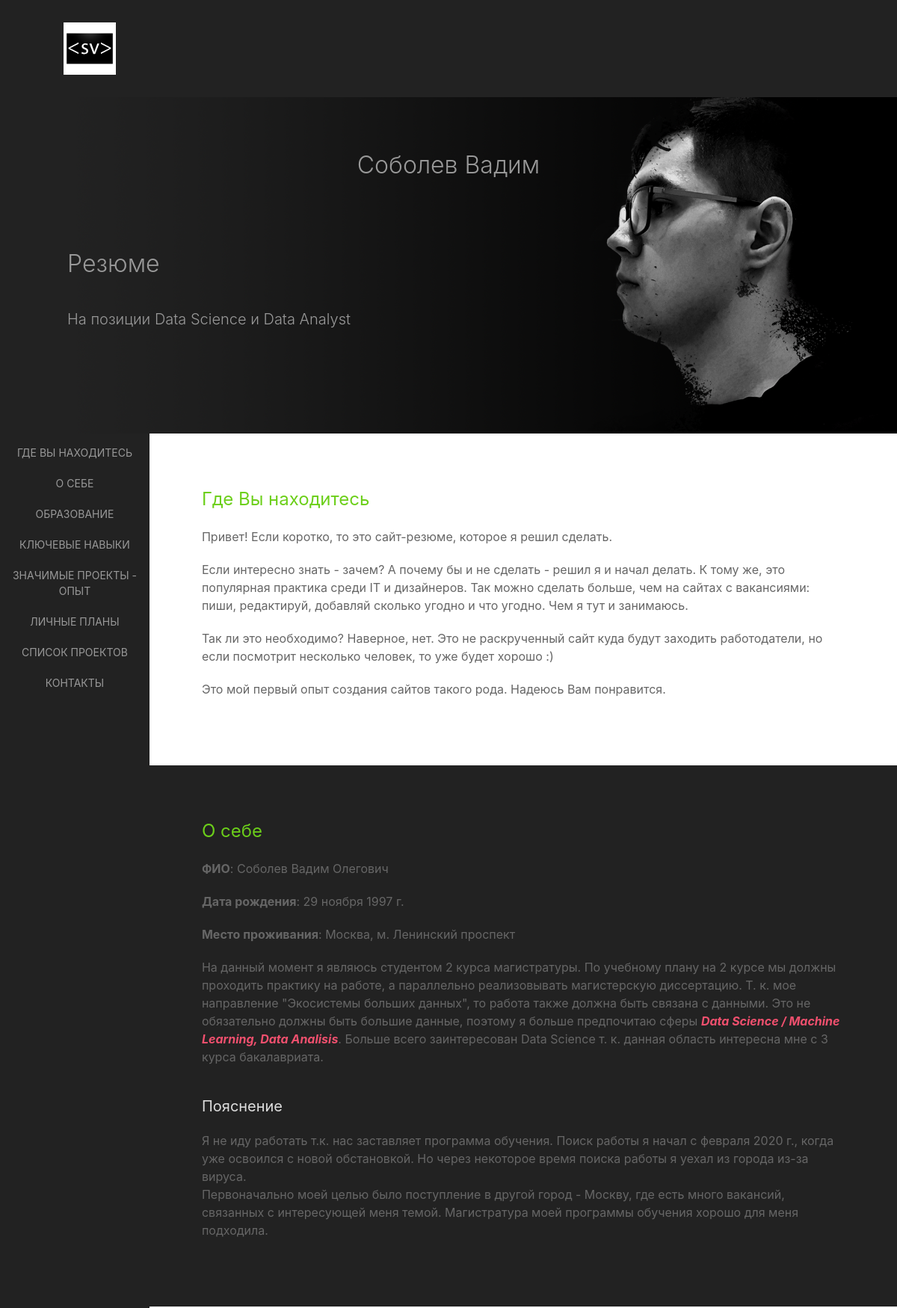
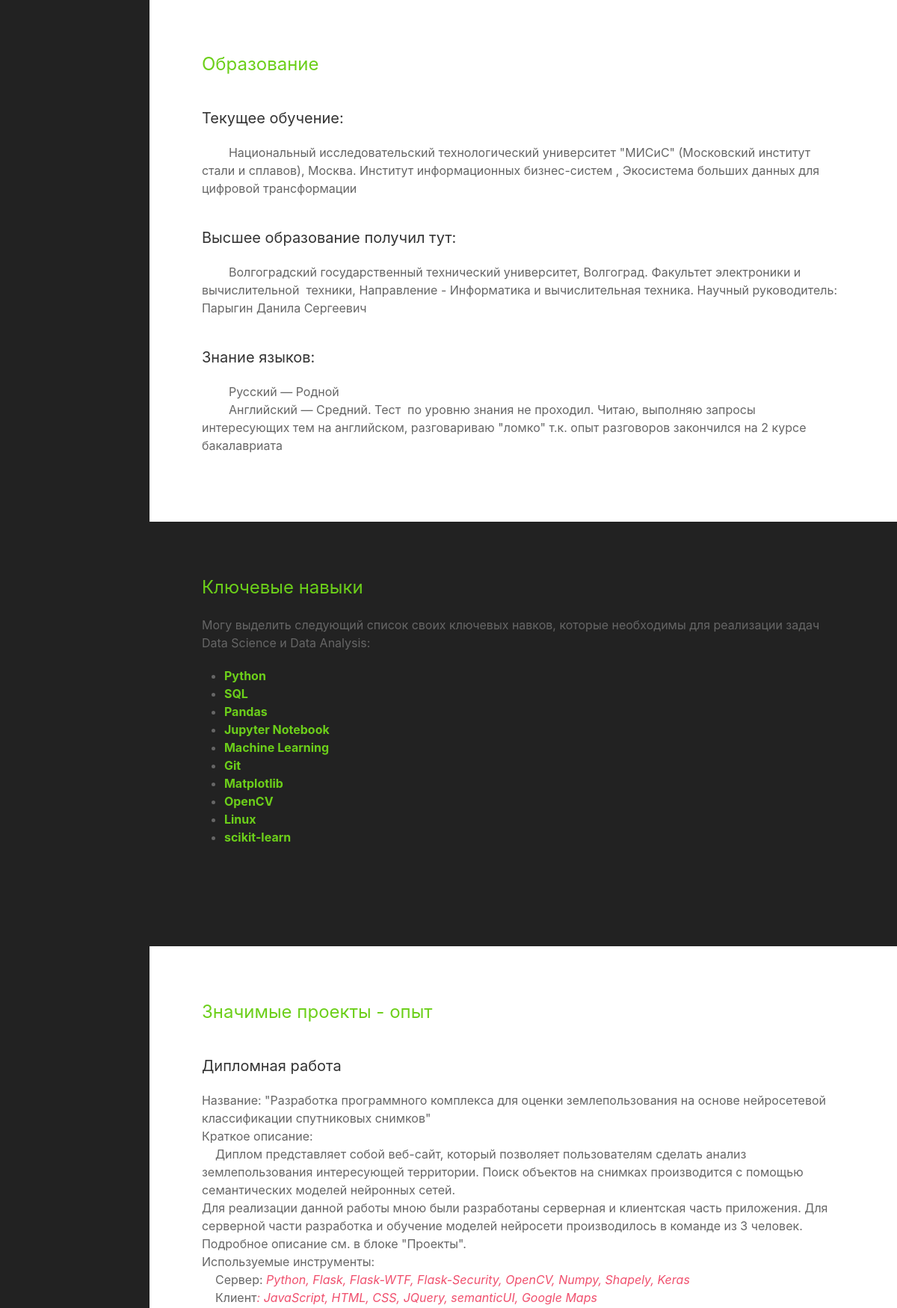
The page / (upper part) on the database its author committed (2 pictures, top to bottom).
### titles/models.py (models this page shows, shortened)
class Title(models.Model):
    name = models.CharField(max_length=200, null=False)
    content = RichTextUploadingField(null=False)

### mainapp/views.py (the view)
# urls.py: path('', views.index, name="index")
def index(request):
    projects = Project.objects.values("id", "name", "description", "url").all()
    titles = Title.objects.all()
    return render(request, "mainapp/index.html", context={"projects": projects, "titles": titles})

### templates/mainapp/index.html (shortened to what this page needs)
{% extends "mainapp/base.html" %}
{% load static %}
{% block photo %}
    <div class="">
        <div class="uk-background-cover uk-height-large"
             data-src="{% static 'img/bg.png' %}?fit=crop&w=650&h=433" data-sizes="min-height: 250px;" alt="" uk-img>
        <div class="uk-text-large uk-text-secondary uk-padding-large uk-padding-remove-bottom uk-text-center">
            <h2 class="uk-text-muted uk-text-light">Соболев Вадим</h2>
        </div>
        <div class="uk-width-1-2 uk-text-large uk-padding-large uk-margin-left uk-margin-auto-top uk-margin-auto-right">
            <h2 class="uk-text-muted uk-text-light" >
                Резюме
            </h2>
            <h4 class="uk-text-muted uk-text-light" >
                На позиции Data Science и Data Analyst
            </h4>
        </div>
    </div>
{% endblock %}
{% block content %}
    <div class="uk-flex">
    <div class="uk-width-1-6 uk-background-secondary">
        <div uk-sticky="bottom: #offset;
                        animation: uk-animation-slide-top; width-element: 150;
                        cls-active: uk-backgroound-primary">
            <div class="uk-padding-small uk-background-secondary">
                <ul class="uk-nav uk-nav-default uk-nav-center uk-background-secondary uk-text-muted uk-list-large">
                    {% if titles %}
                        {% for title in titles %}
                            <li>
                                <button class="uk-button uk-button-text uk-text-muted" onclick="scrollToId('title{{ title.id }}')">
                                    {{ title.name }}
                                </button>
                            </li>
                        {% endfor %}
                        <li>
                            <button class="uk-button uk-button-text uk-text-muted" onclick=scrollToId('projects')>
                                Список проектов
                            </button>
                        </li>
                        <li>
                            <button class="uk-button uk-button-text uk-text-muted" onclick=scrollToId('contacts')>
                                Контакты
                            </button>
                        </li>
                    {% endif %}
                </ul>
            </div>
        </div>
    </div>
        <div class="uk-width-5-6">
            {% if titles %}
                {% for title in titles %}
                    {% include "titles/title.html" with title=title %}
                {% endfor %}
            {% endif %}
        </div>
    </div>
{% endblock %}

### templates/mainapp/base.html (shortened to what this page needs)
{% load static %}
<head>
    <link rel="stylesheet" type="text/css" href="{% static 'css/uikit.css' %}">
</head>
<body class="uk-height-viewport">
    {% include 'mainapp/header.html' %}
    {% block photo %}
    {% endblock %}
    {% block content %}
    {% endblock %}
</body>

### templates/mainapp/header.html (shortened to what this page needs)
{% load static %}
<html lang="en">
<head>
</head>
<div class="uk-background-secondary">
    <div class="uk-container uk-container-expand-left">
        <ul class="uk-margin-remove" uk-navbar>
            <div class="uk-navbar-left">
                <a class="uk-link uk-navbar-item uk-logo" href="{% url 'mainapp:index' %}">
                </a>
            </div>
        </ul>
    </div>
</div>
</html>

### templates/titles/title.html
<div id="title{{ title.id }}" class="uk-padding-large {% if forloop.counter|divisibleby:"2" %} uk-background-secondary {% endif %}">
    <div class="uk-text-large uk-heading-small uk-text-primary">
        {{title.name}}
    </div>
    {{ title.content|safe }}
</div>

### templates/mainapp/footer.html (shortened to what this page needs)
{% load static %}

### rows shown on the page
Title: name "ГДЕ ВЫ НАХОДИТЕСЬ", name "Где Вы находитесь", content "Привет! Если коротко, то это сайт-резюме, которое я решил сделать. Если интересно знать - зачем? А почему бы и не сделать - решил я и начал делать. К тому же, это популярная практика среди IT и дизайнеров. Так можно сделать больше, чем на сайтах с вакансиями: пиши, редактируй, добавляй сколько угодно и что угодно. Чем я тут и занимаюсь. Так ли это необходимо? Наверное, нет. Это не раскрученный сайт куда будут заходить работодатели, но если посмотрит несколько человек, то уже будет хорошо :) Это мой первый опыт создания сайтов такого рода. Надеюсь Вам понравится."
Title: name "О СЕБЕ", name "О себе", content "ФИО : Соболев Вадим Олегович Дата рождения : 29 ноября 1997 г. Место проживания : Москва, м. Ленинский проспект На данный момент я являюсь студентом 2 курса магистратуры. По учебному плану на 2 курсе мы должны проходить практику на работе, а параллельно реализовывать магистерскую диссертацию. Т. к. мое направление \"Экосистемы больших данных\", то работа также должна быть связана с данными. Это не обязательно должны быть большие данные, поэтому я больше предпочитаю сферы Data Science / Machine Learning, Data Analisis . Больше всего заинтересован Data Science т. к. данная область интересна мне с 3 курса бакалавриата. Пояснение Я не иду работать т.к. нас заставляет программа обучения. Поиск…"
Title: name "ОБРАЗОВАНИЕ", name "Образование", content "Текущее обучение: Национальный исследовательский технологический университет \"МИСиС\" (Московский институт стали и сплавов), Москва. Институт информационных бизнес-систем , Экосистема больших данных для цифровой трансформации Высшее образование получил тут: Волгоградский государственный технический университет, Волгоград. Факультет электроники и вычислительной техники, Направление - Информатика и вычислительная техника. Научный руководитель: Парыгин Данила Сергеевич Знание языков: Русский — Родной Английский — Средний. Тест по уровню знания не проходил. Читаю, выполняю запросы интересующих тем на английском, разговариваю \"ломко\" т.к. опыт разговоров закончился на 2 курсе бакалавриата"
Title: name "КЛЮЧЕВЫЕ НАВЫКИ", name "Ключевые навыки", content "Могу выделить следующий список своих ключевых навков, которые необходимы для реализации задач Data Science и Data Analysis: Python SQL Pandas Jupyter Notebook Machine Learning Git Matplotlib OpenCV Linux scikit-learn"
Title: name "ЗНАЧИМЫЕ ПРОЕКТЫ - ОПЫТ", name "Значимые проекты - опыт", content "Дипломная работа Название: \"Разработка программного комплекса для оценки землепользования на основе нейросетевой классификации спутниковых снимков\" Краткое описание: Диплом представляет собой веб-сайт, который позволяет пользователям сделать анализ землепользования интересующей территории. Поиск объектов на снимках производится с помощью семантических моделей нейронных сетей. Для реализации данной работы мною были разработаны серверная и клиентская часть приложения. Для серверной части разработка и обучение моделей нейросети производилось в команде из 3 человек. Подробное описание см. в блоке \"Проекты\". Используемые инструменты: Сервер: Python, Flask, Flask-WTF, Flask-Security, OpenCV,…"
Title: name "ЛИЧНЫЕ ПЛАНЫ"
